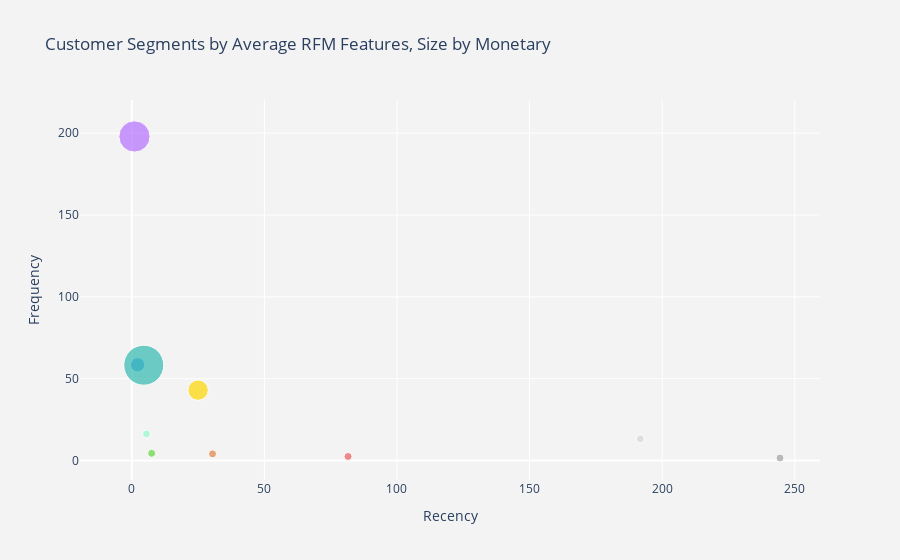

Notebook cell for this chart:
### Code cell
fig = go.Figure(
    data=[
        go.Scatter(       
            x=agg_segment['Recency'],
            y=agg_segment['Frequency'],
            mode='markers',
            marker=dict(
                size=agg_segment['Monetary'],
                sizemode='area',
                sizeref=2.*max(agg_segment['Monetary'])/(40.**2),
                sizemin=4,
                color=agg_segment['Color']
            ),
            text=agg_segment['text']
        )
    ]
)

fig.update_layout(
    title=dict(text='Customer Segments by Average RFM Features, Size by Monetary'),
    xaxis=dict(title=dict(text='Recency')),
    yaxis=dict(title=dict(text='Frequency')),
    paper_bgcolor='rgb(243, 243, 243)',
    plot_bgcolor='rgb(243, 243, 243)'
)

### Figure 1 — Plotly figure (JSON) as saved in the notebook; plotly's stock layout.template omitted (floating-point values rounded to 4 significant figures)
{"data": [{"marker": {"color": ["#EA5B5B", "#B570FF", "#D6D6D6", "#A0A0A0", "#3297EC", "#DF8443", "#63D63F", "#98FBCB", "#FFD700", "#33B9B2"], "size": [924.0, 128300.0, 3495.0, 515.5, 26940.0, 1522.0, 1476.0, 8167.0, 54830.0, 210400.0], "sizemin": 4, "sizemode": "area", "sizeref": 262.9}, "mode": "markers", "text": ["Segment: About to Sleep<br>Monetary: 924.0104811676083<br>", "Segment: Champions<br>Monetary: 128333.73<br>", "Segment: Hibernating<br>Monetary: 3494.61875<br>", "Segment: Lost Customers<br>Monetary: 515.4616240671642<br>", "Segment: Loyal Customers<br>Monetary: 26941.39222222222<br>", "Segment: Needs Attention<br>Monetary: 1522.4440137111517<br>", "Segment: New Customers<br>Monetary: 1476.182091898428<br>", "Segment: Potential Loyalists<br>Monetary: 8167.4657081545065<br>", "Segment: Promising<br>Monetary: 54827.6125<br>", "Segment: Runner-ups<br>Monetary: 210353.22999999998<br>"], "type": "scatter", "x": [81.55, 1, 191.8, 244.4, 2.185, 30.45, 7.487, 5.524, 25, 4.5], "y": [2.444, 198, 13.25, 1.534, 58.52, 4.079, 4.378, 16.24, 43, 58.25]}], "layout": {"paper_bgcolor": "rgb(243, 243, 243)", "plot_bgcolor": "rgb(243, 243, 243)", "title": {"text": "Customer Segments by Average RFM Features, Size by Monetary"}, "xaxis": {"title": {"text": "Recency"}}, "yaxis": {"title": {"text": "Frequency"}}}}
